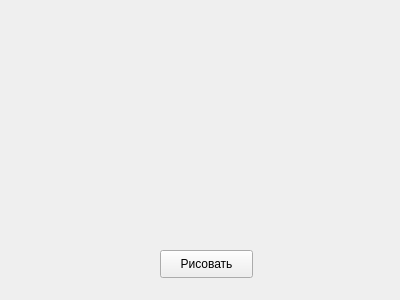
<?xml version="1.0" encoding="UTF-8"?>
<ui version="4.0">
 <class>Form</class>
 <widget class="QWidget" name="Form">
  <property name="geometry">
   <rect>
    <x>0</x>
    <y>0</y>
    <width>400</width>
    <height>300</height>
   </rect>
  </property>
  <property name="windowTitle">
   <string>Form</string>
  </property>
  <widget class="QPushButton" name="btn">
   <property name="geometry">
    <rect>
     <x>160</x>
     <y>250</y>
     <width>93</width>
     <height>28</height>
    </rect>
   </property>
   <property name="text">
    <string>Рисовать</string>
   </property>
  </widget>
 </widget>
 <resources/>
 <connections/>
</ui>
